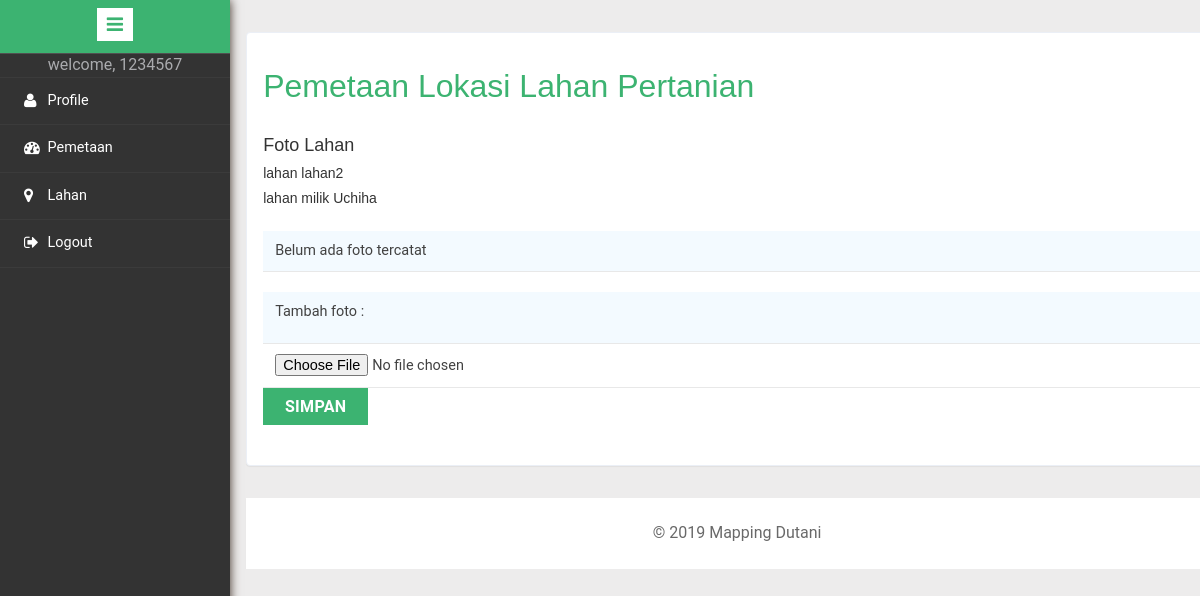
/lahan_foto_add.php?id=2 (signed in), run on an earlier commit of the app's database.
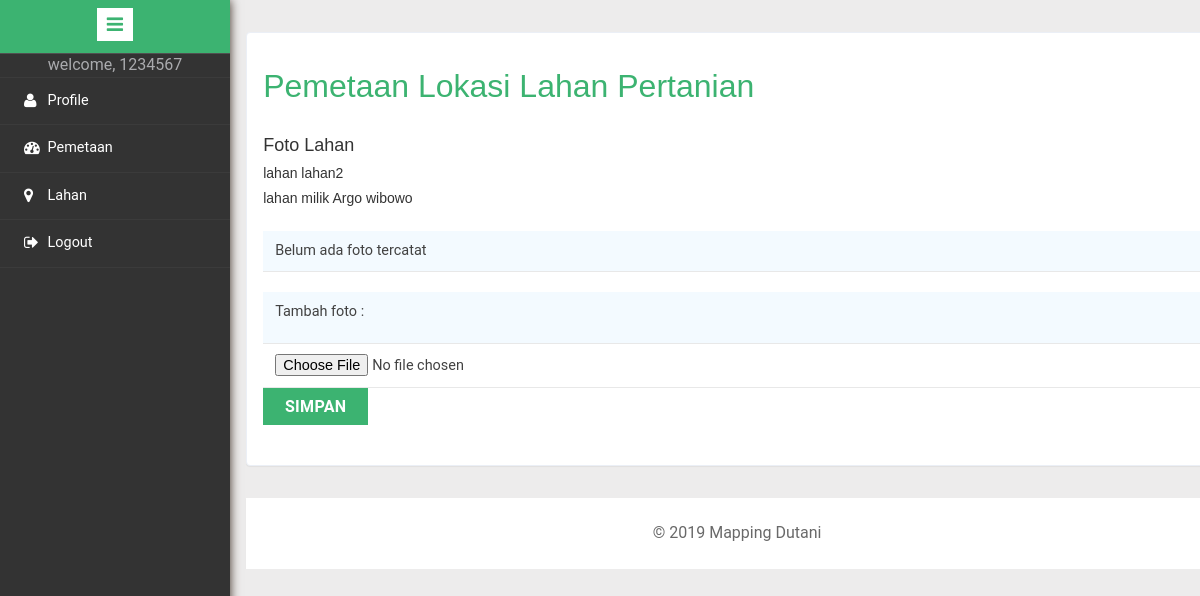
And on a later commit of the database.
### tables this page shows
CREATE TABLE `master_peta_lahan` (
  `ID_Lahan` int(11) NOT NULL,
  `ID_User` varchar(10) NOT NULL,
  `nama_lahan` varchar(255) NOT NULL,
  `Koordinat_X` varchar(20) DEFAULT NULL,
  `Koordinat_Y` varchar(20) DEFAULT NULL,
  `luas_lahan` int(11) NOT NULL,
  `jenis_lahan` enum('sawah','tegalan') NOT NULL,
  `Desa` varchar(50) DEFAULT NULL,
  `Kecamatan` varchar(50) DEFAULT NULL,
  `Kabupaten` varchar(50) DEFAULT NULL,
  `Provinsi` varchar(50) DEFAULT NULL,
  `status_organik` enum('organik','non_organik') NOT NULL,
  `status_lahan` enum('milik','sewa','garap') NOT NULL
);

CREATE TABLE `master_petani` (
  `ID_User` varchar(10) NOT NULL,
  `Nama_Petani` varchar(50) NOT NULL,
  `Alamat_Petani` varchar(50) DEFAULT NULL,
  `Kabupaten` varchar(50) DEFAULT NULL,
  `Kecamatan` varchar(50) DEFAULT NULL,
  `Provinsi` varchar(50) DEFAULT NULL,
  `Desa_Kelurahan` varchar(50) DEFAULT NULL,
  `nama_istri` varchar(50) NOT NULL,
  `jml_tng_kerja_musiman` int(2) NOT NULL,
  `jml_lahan` int(3) NOT NULL,
  `Foto` varchar(200) DEFAULT NULL,
  `Nomor_Telpon` varchar(15) DEFAULT NULL,
  `Pendidikan_Terakhir` varchar(4) DEFAULT NULL,
  `Jumlah_Tanggungan` int(2) DEFAULT NULL,
  `Email` varchar(30) DEFAULT NULL,
  `Agama` varchar(10) NOT NULL,
  `Tanggal_Lahir` date DEFAULT NULL,
  `Deskripsi_Keahlian` varchar(200) DEFAULT NULL,
  `Status` tinyint(1) NOT NULL,
  `jns_kelamin` tinyint(4) NOT NULL
);

### includes/config2.php (called while the page is built, shortened)
<?php
$BASE_URL="http://localhost/mapping_dutani/";

### lahan_foto_add.php (the view, shortened to what this page needs)
<?php
include "includes/config2.php";
$database = new Database();
$conn = $database->getConnection();
$nama='';
$namalahan='';
$idl = $_GET['id'];
$stmt = $conn->prepare("SELECT p.Nama_Petani from master_peta_lahan l, master_petani p WHERE l.ID_User = p.ID_User AND ID_Lahan = ?");
$stmt->bindParam(1,$idl);
$stmt->execute();
$stmt->setFetchMode(PDO::FETCH_ASSOC);
while($row = $stmt->fetch(PDO::FETCH_ASSOC)){
    $nama = $row['Nama_Petani'];
};
$stmt = $conn->prepare("SELECT nama_lahan from master_peta_lahan WHERE ID_Lahan = ?");
$stmt->bindParam(1,$idl);
$stmt->execute();
$stmt->setFetchMode(PDO::FETCH_ASSOC);
while($row = $stmt->fetch(PDO::FETCH_ASSOC)){
    $namalahan = $row['nama_lahan'];
}
?>
<!DOCTYPE HTML>
<html>
<head>
    <link href="css/bootstrap.min.css" rel='stylesheet' type='text/css' />
    <link href="css/style.css" rel='stylesheet' type='text/css' />
    <link rel="stylesheet" href="css/morris.css" type="text/css"/>
    <link href="css/font-awesome.css" rel="stylesheet">
    <link href="css/modal_image.css" rel="stylesheet">
    <link rel="stylesheet" type="text/css" href="css/table-style.css" />
    <link rel="stylesheet" type="text/css" href="css/basictable.css" />
    <link rel="stylesheet" href="css/icon-font.min.css" type='text/css' />
</head>
<body>
<div class="page-container">
    <div class="left-content">
        <div class="mother-grid-inner">
            <div class="grid-form">
                <div class="grid-form1">
                    <h2>Pemetaan Lokasi Lahan Pertanian</h2>
                    <h4>Foto Lahan</h4>
                    <h5>lahan <?php echo $namalahan; ?></h5>
                    <h5>lahan milik <?php echo $nama; ?> </h5>
                    <form action="service/insert_lahan_foto.php" method="post" enctype="multipart/form-data">
                        <table style="border: none">
                            <tbody>
                            <tr>
                                <?php
                                $fotocounter=0;
                                $str = file_get_contents($BASE_URL.'service/read_foto_lahan.php?id_lahan='.$idl);
                                $json = json_decode($str, true);
                                if (count($json) > 0) {
                                    foreach ($json as $value) {
                                        echo "
<td><img id='myImg".$fotocounter."' src='images/foto_lahan/".$value['foto']."' alt='".$value['foto']."' style='width:100%;max-width:200px'>
</td>
";
                                        $fotocounter++;
                                    }
                                }
                                else {
                                    ?>
                                    <td colspan="8">Belum ada foto tercatat</td>
                                <?php } ?>
                            </tr>
                            </tbody>
                        </table>
                        <table>
                            <tbody>
                            <tr>
                                <td>
                                    <p>Tambah foto : </p>
                                </td>
                            </tr>
                            <tr>
                                <td>
                                    <input type="file" name="filenya">
                                </td>
                            </tr>
                            </tbody>
                        </table>
                        <input class="btn btn-primary btn-lg" id="simpan_tanah" type="submit" value="Simpan">
                    </form>
                </div>
            </div>
        </div>
        <div class="copyrights">
            <p>© 2019 Mapping Dutani</p>
        </div>
    </div>
</div>
<?php include "sidebar.php"?>
</body>
</html>

### sidebar.php
<div class="sidebar-menu">
    <header class="logo1">
        <a href="#" class="sidebar-icon"> <span class="fa fa-bars"></span> </a>
    </header>
    <div style="border-top:1px ridge rgba(255, 255, 255, 0.15)"></div>
    <div class="menu">
        <ul id="menu" >
            <li style="text-align: center"><span>welcome, <?php echo $_SESSION['user']?></span><div class="clearfix"></div></li>
            <li><a href="profil.php"><i class="fa fa-user"></i> <span>Profile</span><div class="clearfix"></div></a></li>
            <li><a href="index.php"><i class="fa fa-tachometer"></i> <span>Pemetaan</span><div class="clearfix"></div></a></li>
            <?php if ($_SESSION['kategori']== "ADP"){
                echo '<li><a href="daftar_petani.php"><i class="fa fa-map-marker"></i> <span>Daftar Lahan Petani</span><div class="clearfix"></div></a></li>';
            }else{
                echo '<li><a href="daftar_lahan_per_petani.php?id='.$_SESSION['user'].'"><i class="fa fa-map-marker"></i> <span>Lahan</span><div class="clearfix"></div></a></li>';
            }
            ?>
            <li><a href="logout.php"><i class="fa fa-sign-out" aria-hidden="true"></i><span>Logout</span><div class="clearfix"></div></a></li>
        </ul>
    </div>
</div>

### css/table-style.css (style rules this page uses)
table { background: white; border-collapse: collapse; margin: 1.25em 0 0; width: 100%; }
table tr, table th, table td { border: none; border-bottom: 1px solid #e8e8e8; font-size: .95em; }
table th, table td { padding: 10px 12px; text-align: left; }
table tr td { background: #f3faff; color: #424242; }
table tr:nth-of-type(2n+2) td { background: #ffffff; }
table { width: 100%; }

What changed in the data, as far as the page shows it:
changed master_petani: Nama_Petani "Uchiha" → "Argo wibowo"
